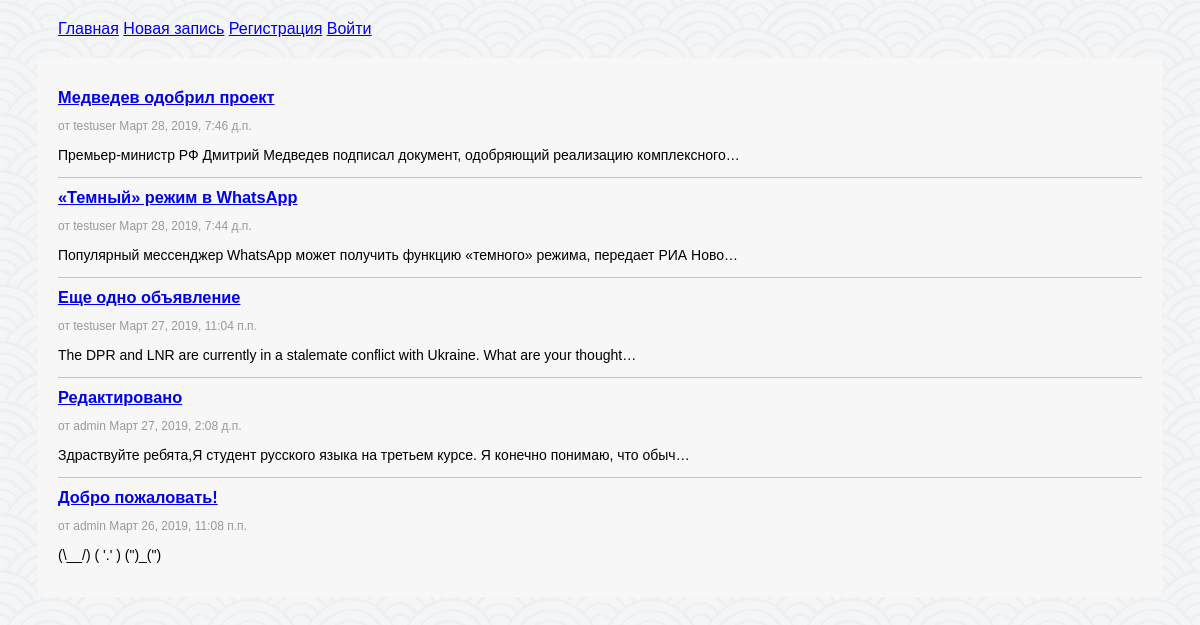
The page / on the database its author committed.
### core/models.py (models this page shows, shortened)
class data(models.Model):
    author = models.ForeignKey(User, on_delete=models.CASCADE)
    ad_title = models.CharField(max_length=25)
    ad_text = models.CharField(max_length=255)
    pub_date = models.DateTimeField()

### core/views.py (the view)
# urls.py: path('', views.index),
def index(request):
    i = data.objects.order_by('-pub_date')
    return render(request, 'core/index.html', context={"items": i})

### core/templates/core/index.html (shortened to what this page needs)
{% extends "base.html" %}
{% block content %}
    {% for i in items %}
        <div class="container">
        <h3><a href={{ i.pk }}> {{ i.ad_title }} </a></h3>
        <p class="author"> от {{ i.author }} {{ i.pub_date }}</p>
        <p> {{ i.ad_text|truncatechars:90 }} </p>
        {% if not forloop.last %}
        <hr size="1px" color="C4C4C4">
        {% endif %}
        </div>
    {% endfor %}
{% endblock %}

### templates/base.html (shortened to what this page needs)
{% load static %}
<!DOCTYPE html>
<html lang="ru">
<head>
    <link rel="stylesheet" type="text/css"
     href="{% static "core/css/styles.css" %}">
</head>
<body id="bg"
      style="background-image: url('{% static "core/background.png"%}')">
    <div class="nav_bar">
        {% block header %}
        <a href="/">Главная</a>
        <a href="/new/">Новая запись</a>
        <a href="/reg/">Регистрация</a>
        {% if user.is_authenticated %}
        <a href="/logout/">Выйти ({{ user }})</a>
        {% else %}
        <a href="/login/">Войти</a>
        {% endif %}
        {% endblock %}
    </div>
    <div class="body">
        {% block content %}{% endblock %}
    </div>
</body>
</html>

### core/static/core/css/styles.css (style rules this page uses)
* { font-family: Arial, Helvetica, Sans-serif; }
.nav_bar { margin-top: 20px; margin-bottom: 20px; margin-left: 50px; margin-right: 50px; font-size: 16px; }
.body { background-color: #f7f7f7; padding: 20px; margin-left: 30px; margin-right: 30px; }
.container { margin-bottom: 10px; font-size: 14px; }
.author { font-size: 12px; color: #999999 }
#bg { background-repeat: round; background-position: top; background-attachment: fixed; }
h3 { margin-top : 10px; margin-bottom: 10px; }

### rows shown on the page
data: ad_title "Медведев одобрил проект", author "testuser", pub_date "Март 28, 2019, 7:46 д.п.", ad_text "Премьер-министр РФ Дмитрий Медведев подписал документ, одобряющий реализацию комплексного…"
data: ad_title "«Темный» режим в WhatsApp", author "testuser", pub_date "Март 28, 2019, 7:44 д.п.", ad_text "Популярный мессенджер WhatsApp может получить функцию «темного» режима, передает РИА Ново…"
data: ad_title "Еще одно объявление", author "testuser", pub_date "Март 27, 2019, 11:04 п.п.", ad_text "The DPR and LNR are currently in a stalemate conflict with Ukraine. What are your thought…"
data: ad_title "Редактировано", author "admin", pub_date "Март 27, 2019, 2:08 д.п.", ad_text "Здраствуйте ребята,Я студент русского языка на третьем курсе. Я конечно понимаю, что обыч…"
data: ad_title "Добро пожаловать!", author "admin", pub_date "Март 26, 2019, 11:08 п.п.", ad_text "(\\__/) ( '.' ) (\")_(\")"
